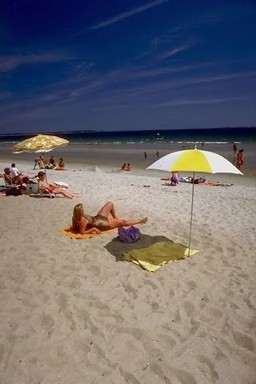
%> input picture SVM_IR/Corel图像集/103.jpg, 256 x 384 px, given in place of 0.jpg, which was not available
$ octave --eval "FeatureExtract;"   (GNU Octave 9; MATLAB toolbox functions it lacks are replaced by stand-ins)
%> lines starting %> are read from the running program, lines starting %| are printed output that depends on the picture; pictures that were not available may be replaced by others from this repository, and a replacement may not be noted
### SVM_IR/svm/wavelet4Texture.m
function [mu ta]=wavelet4Texture(Im)
% 4-level 2-D wavelet decomposition
% Input:
%          Im: image file
% Output:
%             mu: means of each subwavelet coefficient after decompostion
%             ta: standard error

warning off
origSize = size(Im);
if length(origSize)==3 Im=rgb2gray(Im);end
Im=double(Im);
%
nbcol = 256;%size(colormap,1);
% Perform 4-level decomposition of Im using db1
[cA1,cH1,cV1,cD1]=dwt2(Im,'db1');
[cA2,cH2,cV2,cD2]=dwt2(cA1,'db1');
[cA3,cH3,cV3,cD3]=dwt2(cA2,'db1');
[cA4,cH4,cV4,cD4]=dwt2(cA3,'db1');

% construct cell
cA={cH1,cV1,cD1,cH2,cV2,cD2,cH3,cV3,cD3,cA4,cH4,cV4,cD4};
% Images coding and calculate means and standard error
for i=1:13
    cod_cA{i}=wcodemat(cA{i},nbcol);
    [g,h]=size(cod_cA{i});
    mu(i)=sum(sum(abs(cod_cA{i})))/(g*h);
      ta(i)=sqrt(sum(sum((abs(cod_cA{i})-mu(i)).^2))/(g*h));
end
% WavletTex=[mu ta];
% WavletTex=WavletTex/sum(WavletTex);
warning on

### SVM_IR/svm/mome.m
function [mu,ta,is]=mome(Im)
% 3-order color moment for color image
% Input:
%          Im: color image file
% Output:
%          mu: 1st order moment features
%          ta: 2nd order moment features
%          is: 3rd order moment features


warning off

imSize=size(Im);
N=imSize(1)*imSize(2);
% calculate moment features
for i=1:3
    temp=Im(:,:,i);
    temp=temp(:); %_convert 2-dimensional matrix into a single column
    mu(i)=sum(temp)/N;
    ta(i)=sqrt(sum((temp-mu(i)).^2)/N);
    S=sum((temp-mu(i)).^3)/N;
    if S<0
       is(i)=-((-S).^(1/3));
    else
       is(i)=(S).^(1/3);
    end
end
warning on

### SVM_IR/svm/HOG_Hist.m
function [AngHist]=HOG_Hist(Im)
% 说明：提取图像的梯度方向角直方图特征（形状特征）
warning off
dim=9;
AngHist=zeros(1,dim);
[H W dim]=size(Im);
if dim>1
   Im=rgb2gray(Im);
end
G=double(Im);
[H W]=size(G);
sumpix=1;
for ii=3:H-3
	for jj=3:W-3
		dx=G(ii,jj+2)-G(ii,jj); % (float)( ((BYTE)gray->imageData[tt+2]) - ((BYTE)gray->imageData[tt]) );
		dy=G(ii+2,jj)-G(ii,jj); %(float)( ((BYTE)gray->imageData[tt+2*W]) - ((BYTE)gray->imageData[tt]) );
		if ((dy*dy+dx*dx)>50)
			ang=angle(dx+dy*i);   %//返回0-360间的角度
			ang=(ang/pi)*180;
            if (ang<0)
				ang=ang+360;
            end

            ang=ang-(360.0/(dim*2.0));
			if (ang<0)
				ang=ang+360;
            end
            p=floor(ang/(360/dim));
            if (p>dim-1)
                p=dim-1;
            end
            AngHist(p+1)=AngHist(p+1)+1.0;
		    sumpix=sumpix+1;
        end
    end
end
AngHist=AngHist/sumpix;
warning on

### SVM_IR/FeatureExtract.m
function FeatureExtract()
clc;close all;clear all;
%%%说明：下面这些句子是将当前目录下所有的子目录加为可搜索路径%%%%%%%%%%%%%%%%%%%%%%%%%%%%%%%%%%%%%%%%%%%%%%%%
files = dir(cd);
for i=1:length(files)
    if files(i).isdir & strcmp(files(i).name,'.') == 0  && strcmp(files(i).name,'..') == 0
        addpath([cd '/' files(i).name]);
    end
end
%%%%%%%%%%%%%%%%%%%%%%%%%%%%%%%%%%%%%%%%%%%%%%%%%%%%%%%%%%%%%%%%%%%%%%%%%%%%%%%%%%%%%%%%%%%%%%%%%%%%%%%%%%%%%%%%%%%%%%%%%%%%
%说明： 对指定文件中所有类别的训练图像进行特征提取，提取的特征存放在一个mat文件中
%%%%%%%%%%%%%%%%%%%%%%%%%%%%%%%%%%%%%%%%%%%%%%%%%%%%%%%%%%%%%%%%%%%%%%%%%%%%%%%%%%%%%%%%%%%%%%%%%%%%%%%%%%%%%%%%%%%%%%%%%%%%
%图像所在目录
ImgFilePath='Corel图像集\';

%图像类别名
ClassName={'Africa','beaches','buildings','buses','dinosaurs','elephants','flowers','horses','mountains','food'};
ID=0;
%打开库中图像，分别提取它们的特征
for n=0:999  %共1000个图像
    f=num2str(n);
    f=[ImgFilePath f '.jpg'];    %合成图像文件名

    Img=imread(f);
%> Img is the input picture: size 384x256x3 uint8; mean R, G, B 109.7, 106.6, 111.7
% [25 lines not run here, left out]
function [FeaBuff]=ImgFea(Img)
     [mu,ta]=wavelet4Texture(Img);         %26维的小波纹理牺特征
%> in wavelet4Texture, `[cA1,cH1,cV1,cD1]=dwt2(Im,'db1');`:
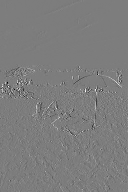
%> cV1: size 192x128 double; min -115, max 119, mean 0; drawn with min black and max white
%> in wavelet4Texture, `[cA2,cH2,cV2,cD2]=dwt2(cA1,'db1');`:
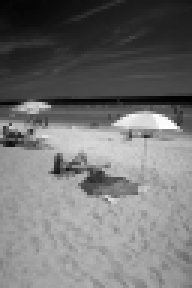
%> cA2: size 96x64 double (shown 3 times larger); min 22, max 929.3, mean 432.4; drawn with min black and max white
%> in wavelet4Texture, `[cA2,cH2,cV2,cD2]=dwt2(cA1,'db1');`:
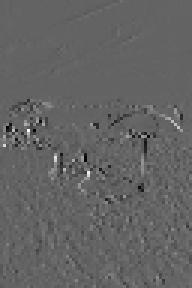
%> cV2: size 96x64 double (shown 3 times larger); min -147, max 228.5, mean 0; drawn with min black and max white
%> in wavelet4Texture, `[cA2,cH2,cV2,cD2]=dwt2(cA1,'db1');`:
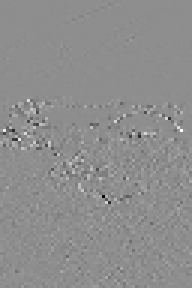
%> cD2: size 96x64 double (shown 3 times larger); min -170.5, max 135.2, mean 0; drawn with min black and max white
%> in wavelet4Texture, `cA={cH1,cV1,cD1,cH2,cV2,cD2,cH3,cV3,cD3,cA4,cH4,cV4,cD4};`: cA = 13 items
%> the loop in wavelet4Texture, `for i=1:13` made 13 passes
%> (g, h) on passes 1 to 12: (192, 128), (192, 128), (192, 128), (96, 64), (96, 64), (96, 64), (48, 32), (48, 32), (48, 32), (24, 16), (24, 16), (24, 16)
%> after the loop in wavelet4Texture, `for i=1:13`: mu = [12.39 8.86 6.68 13.91 9.97 9.36 19.55 14.05 15.58 130 24.26 13.81 17.81]; ta = [21.38 15.21 11.79 23.71 17.18 15.67 31.48 23.17 24.25 70.87 40.08 23.64 26.4]
     Fea=[mu ta];
     [mu1,ta1,is1]=mome(256*rgb2hsv(Img)); %9D hsv颜色矩特征
     FeaBuff=[Fea mu1 ta1 is1];
     [AngHist]=HOG_Hist(Img);    % 9D梯度方向角直方图特征（形状特征）
     FeaBuff=[FeaBuff AngHist];


%> in ImgFea, `Fea=[mu ta];`: Fea = 26 values, max 130 at index 10, min 6.68 at index 3, mean 24.66
%> the loop in mome, `for i=1:3` made 3 passes
%> S on passes 1 to 3: 171332.7, 354579.4, -6051.2
%> pass 1, in mome, `temp=Im(:,:,i);`:
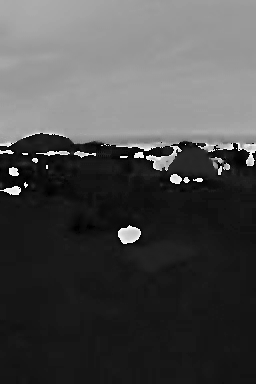
%> temp: size 384x256 double; min 0, max 255.2, mean 76.4; drawn with min black and max white
%> pass 2, in mome, `temp=Im(:,:,i);`:
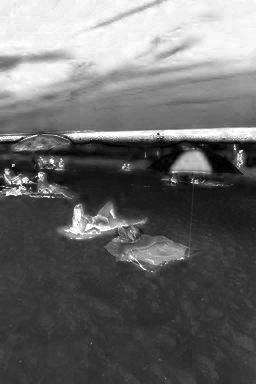
%> temp: size 384x256 double; min 0, max 256, mean 107.1; drawn with min black and max white
%> pass 3, in mome, `temp=Im(:,:,i);`:
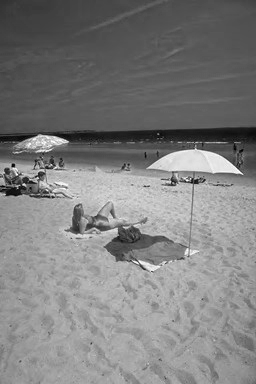
%> temp: size 384x256 double; min 13.05, max 256, mean 134.4; drawn with min black and max white
%> after the loop in mome, `for i=1:3`: is = [55.54 70.78 -18.22]; mu = [76.38 107.1 134.4]; ta = [68.82 76.76 43.32]
%> in ImgFea, `[mu1,ta1,is1]=mome(256*rgb2hsv(Img));`: mu1 = [76.38 107.1 134.4]; ta1 = [68.82 76.76 43.32]; is1 = [55.54 70.78 -18.22]
%> in ImgFea, `FeaBuff=[Fea mu1 ta1 is1];`: FeaBuff = 35 values, max 134.4 at index 29, min -18.22 at index 35, mean 35.88
%> after the loop in HOG_Hist, `for ii=3:H-3`: AngHist = [14898 18519 12828 0 0 0 0 0 0]; ang = 160.6; p = 1; sumpix = 46246
%> in HOG_Hist, `AngHist=AngHist/sumpix;`: AngHist = [0.322 0.4 0.277 0 0 0 0 0 0]
%> in ImgFea, `FeaBuff=[FeaBuff AngHist];`: FeaBuff = 44 values, max 134.4 at index 29, min -18.22 at index 35, mean 28.57
%> in FeatureExtract, `[Fea]=ImgFea(Img);`: Fea has the same summary as FeaBuff in ImgFea
%> pass 2 of the loop in FeatureExtract, `for n=0:999`:
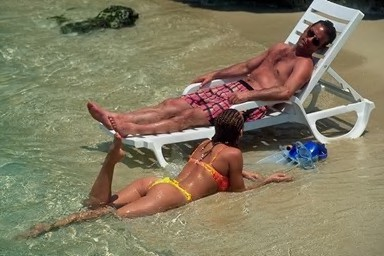
%> input picture SVM_IR/Corel图像集/108.jpg, 384 x 256 px, given in place of 1.jpg, which was not available
%> in FeatureExtract, Img is the input picture: size 256x384x3 uint8; mean R, G, B 131.2, 123, 98
%> cA1: size 128x192 double
%> cH1: size 128x192 double
%> cV1: size 128x192 double
%> cD1: size 128x192 double
%> cA2: size 64x96 double
%> cH2: size 64x96 double
%> cV2: size 64x96 double
%> cD2: size 64x96 double
%> cA3: size 32x48 double
%> cH3: size 32x48 double
%> cV3: size 32x48 double
%> cD3: size 32x48 double
%> the loop in wavelet4Texture (call 2), `for i=1:13` made 13 passes
%> (g, h) on passes 1 to 8: (128, 192), (128, 192), (128, 192), (64, 96), (64, 96), (64, 96), (32, 48), (32, 48)
%> the loop in mome (call 2), `for i=1:3` made 3 passes
%> S on passes 1 to 3: 255089.3, 72377, -52177.7
%> pass 1, in mome (call 2), `temp=Im(:,:,i);`:
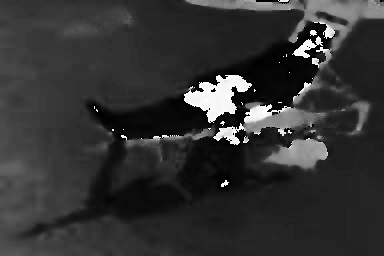
%> temp: size 256x384 double; min 0, max 255.6, mean 51; drawn with min black and max white
%> pass 3, in mome (call 2), `temp=Im(:,:,i);`:
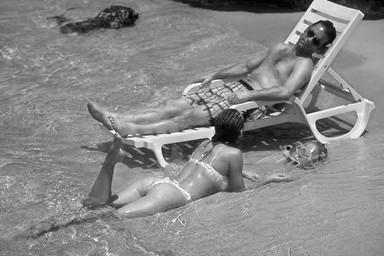
%> temp: size 256x384 double; min 0, max 256, mean 136.6; drawn with min black and max white
%> after the loop in mome (call 2), `for i=1:3`: is = [63.42 41.67 -37.37]; mu = [51.04 77.55 136.6]; ta = [45.45 37.52 39.13]
%> in FeatureExtract, `[Fea]=ImgFea(Img);`: Fea = 44 values, max 162.1 at index 10, min -37.37 at index 35, mean 27.19
%> the run ends on the next line
